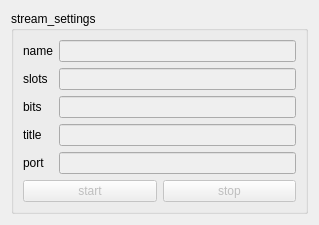
<ui version="4.0" >
 <class>Stream</class>
 <widget class="QDialog" name="Stream" >
  <property name="geometry" >
   <rect>
    <x>0</x>
    <y>0</y>
    <width>319</width>
    <height>215</height>
   </rect>
  </property>
  <property name="windowTitle" >
   <string>stream</string>
  </property>
  <layout class="QGridLayout" >
   <item row="0" column="0" >
    <widget class="QGroupBox" name="groupBox" >
     <property name="title" >
      <string>stream_settings</string>
     </property>
     <layout class="QGridLayout" >
      <item row="0" column="0" >
       <layout class="QVBoxLayout" >
        <item>
         <layout class="QGridLayout" >
          <item row="0" column="0" >
           <widget class="QLabel" name="label" >
            <property name="text" >
             <string>name</string>
            </property>
           </widget>
          </item>
          <item row="0" column="1" >
           <widget class="QLineEdit" name="name" >
            <property name="enabled" >
             <bool>false</bool>
            </property>
           </widget>
          </item>
          <item row="1" column="0" >
           <widget class="QLabel" name="label_2" >
            <property name="text" >
             <string>slots</string>
            </property>
           </widget>
          </item>
          <item row="1" column="1" >
           <widget class="QLineEdit" name="slotss" >
            <property name="enabled" >
             <bool>false</bool>
            </property>
           </widget>
          </item>
          <item row="2" column="0" >
           <widget class="QLabel" name="label_3" >
            <property name="text" >
             <string>bits</string>
            </property>
           </widget>
          </item>
          <item row="2" column="1" >
           <widget class="QLineEdit" name="bits" >
            <property name="enabled" >
             <bool>false</bool>
            </property>
           </widget>
          </item>
          <item row="3" column="0" >
           <widget class="QLabel" name="label_4" >
            <property name="text" >
             <string>title</string>
            </property>
           </widget>
          </item>
          <item row="3" column="1" >
           <widget class="QLineEdit" name="title" >
            <property name="enabled" >
             <bool>false</bool>
            </property>
           </widget>
          </item>
          <item row="4" column="0" >
           <widget class="QLabel" name="label_5" >
            <property name="text" >
             <string>port</string>
            </property>
           </widget>
          </item>
          <item row="4" column="1" >
           <widget class="QLineEdit" name="port" >
            <property name="enabled" >
             <bool>false</bool>
            </property>
           </widget>
          </item>
         </layout>
        </item>
        <item>
         <layout class="QHBoxLayout" >
          <item>
           <widget class="QPushButton" name="start" >
            <property name="enabled" >
             <bool>false</bool>
            </property>
            <property name="text" >
             <string>start</string>
            </property>
           </widget>
          </item>
          <item>
           <widget class="QPushButton" name="stop" >
            <property name="enabled" >
             <bool>false</bool>
            </property>
            <property name="text" >
             <string>stop</string>
            </property>
           </widget>
          </item>
         </layout>
        </item>
       </layout>
      </item>
     </layout>
    </widget>
   </item>
  </layout>
 </widget>
 <resources/>
 <connections/>
</ui>
